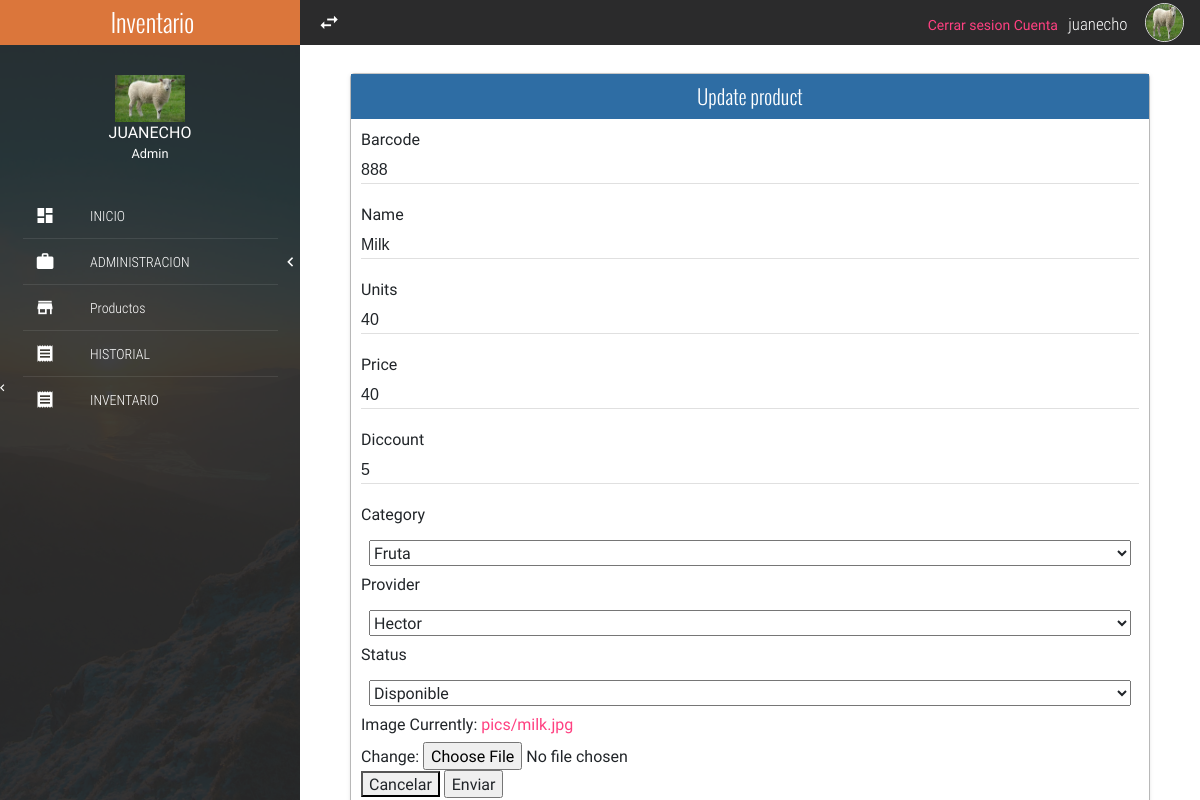
Before: /products/updateProduct/1/ (signed in) with the older database file.
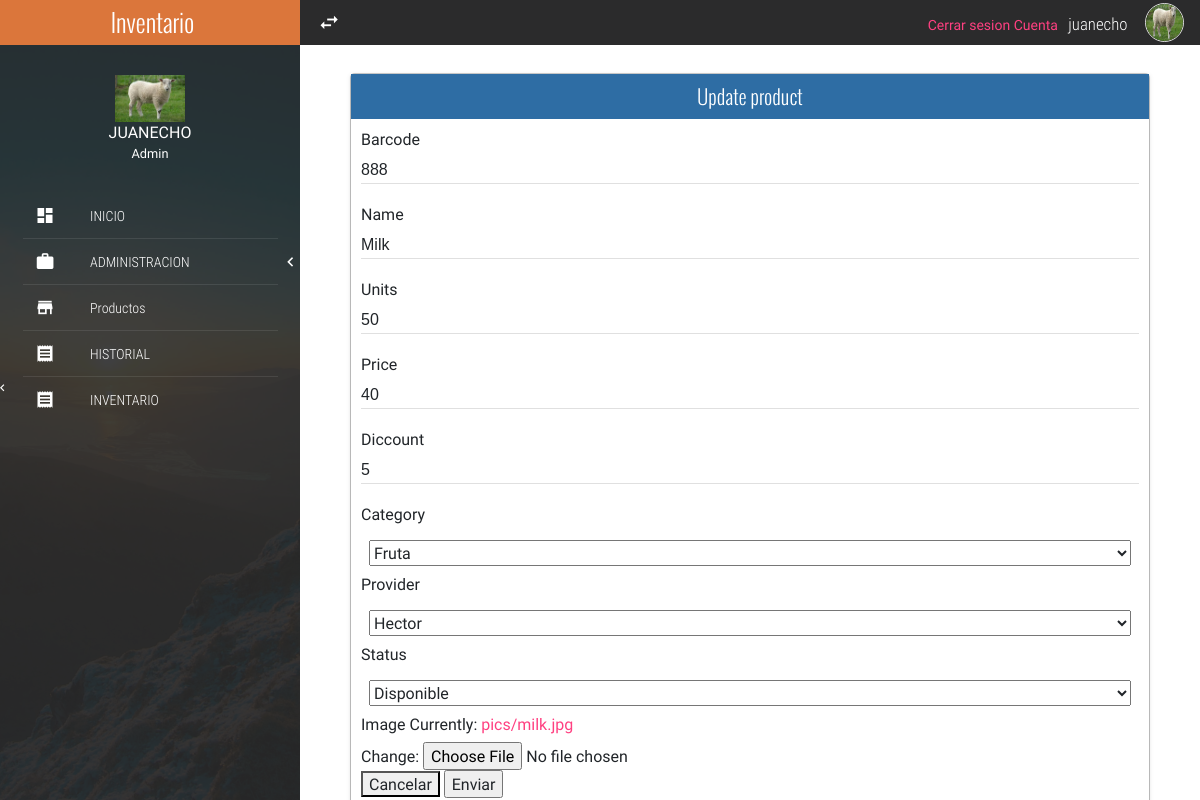
After: the same page with the newer database file.
### products/models.py (models this page shows, shortened)
class Product(models.Model):
	barcode = models.IntegerField()
	name = models.CharField(max_length=20)
	units = models.IntegerField()
	price = models.IntegerField()
	disc = models.IntegerField()
	cat = models.ForeignKey(Category, on_delete = models.SET_NULL, null=True)
	prov = models.ForeignKey(Provider, on_delete = models.SET_NULL, null=True)
	stat = models.IntegerField(
		null=False, blank=False,
		choices=product_status,
		default=1,
	)
	img = models.ImageField(upload_to='pics')

### products/views.py (the view, shortened to what this page needs)
# urls.py: path('updateProduct/<id>/',updateProduct, name='updateProduct'),
def updateProduct(request, id):
	prod = Product.objects.get(id = id)
	return render(request, 'products/update.html',{'form':ProductForm(instance=prod)})

### products/forms.py
class ProductForm(forms.ModelForm):
	class Meta:
		model = Product
		fields = [
			'barcode',
			'name',
			'units',
			'price',
			'disc',
			'cat',
			'prov',
			'stat',
			'img',
		]
		labels = {
			'barcode' : 'Barcode',
			'name' : 'Name',
			'units' : 'Units',
			'price' : 'Price',
			'disc' : 'Diccount',
			'cat' : 'Category',
			'prov' : 'Provider',
			'stat' : 'Status',
			'img' : 'Image',
		}
	def __init__(self, *args, **kwargs):
		super(ProductForm,self).__init__(*args,**kwargs)
		self.fields['barcode'].widget.attrs.update({'class':'mdl-textfield__input'})
		self.fields['name'].widget.attrs.update({'class':'mdl-textfield__input'})
		self.fields['units'].widget.attrs.update({'class':'mdl-textfield__input'})
		self.fields['price'].widget.attrs.update({'class':'mdl-textfield__input'})
		self.fields['disc'].widget.attrs.update({'class':'mdl-textfield__input'})
		self.fields['cat'].widget.attrs.update({'class':'mdl-cell mdl-cell--12-col'})
		self.fields['prov'].widget.attrs.update({'class':'mdl-cell mdl-cell--12-col'})
		self.fields['stat'].widget.attrs.update({'class':'mdl-cell mdl-cell--12-col'})
		self.fields['prov'].queryset = Provider.objects.exclude(estado = '2')

### products/templates/products/update.html
{% extends 'index.html' %}
{% block content %}
<div class="modal-dialog modal-lg" role="document">
	<div class="modal-content">
		<div class="full-width panel mdl-shadow--2dp">
		<div class="full-width panel-tittle bg-primary text-center tittles">
			Update product
		</div>
		<form method="POST" enctype="multipart/form-data"> {% csrf_token %}
			<div class="full-width panel-content">
				{% for field in form %}
					<label for="field.id_for_label">{{ field.label }}</label>
					{{ field }}
					<br>
				{% endfor %}
				<button type="button" data-dismiss="modal" >Cancelar</button>
				<input type="submit" name="submit" value="Enviar">
			</div>
		</form>
		</div>
	</div>
</div>
{% endblock %}

Changed rows visible on the page:
changed Product "Milk": units "40" → "50"
